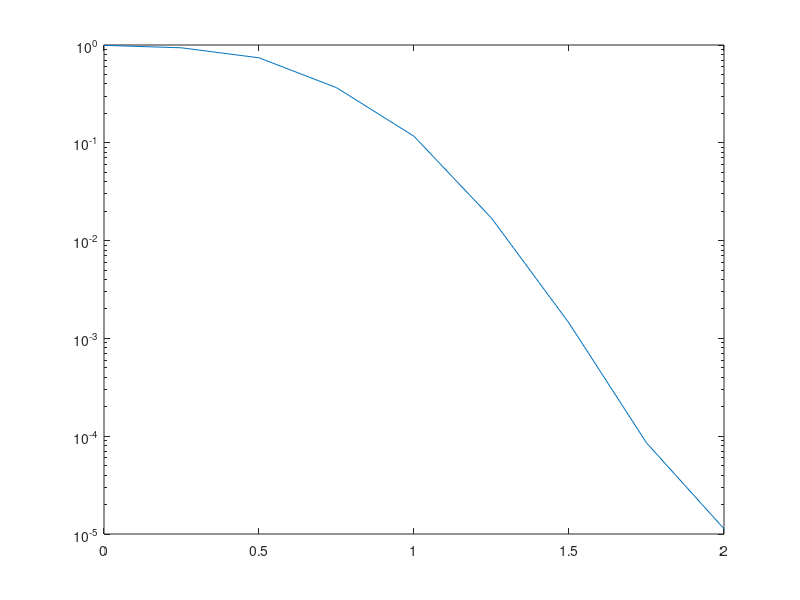

The MATLAB script that drew this image: (Note: this script raises an error after producing the figure.)

% 线型	描述	表示的线条
% "-"	实线	
% 
% "--"	虚线	
% 
% ":"	点线	
% 
% "-."	点划线	
% 
% 标记	描述	生成的标记
% "o"	圆圈	
% 
% "+"	加号	
% 
% "*"	星号	
% 
% "."	点	
% 
% "x"	叉号	
% 
% "_"	水平线条	
% 
% "|"	垂直线条	
% 
% "square"	方形	
% 
% "diamond"	菱形	
% 
% "^"	上三角	
% 
% "v"	下三角	
% 
% ">"	右三角	
% 
% "<"	左三角	
% 
% "pentagram"	五角形	
% 
% "hexagram"	六角形	



% 颜色名称	短名称	RGB 三元组	外观
% "red"	"r"	[1 0 0]	
% Sample of the color red
% 
% "green"	"g"	[0 1 0]	
% Sample of the color green
% 
% "blue"	"b"	[0 0 1]	
% Sample of the color blue
% 
% "cyan"	"c"	[0 1 1]	
% Sample of the color cyan
% 
% "magenta"	"m"	[1 0 1]	
% Sample of the color magenta
% 
% "yellow"	"y"	[1 1 0]	
% Sample of the color yellow
% 
% "black"	"k"	[0 0 0]	
% Sample of the color black
% 
% "white"	"w"	[1 1 1]	
% Sample of the color white




clear;%清楚workspace的变量，防止同名变量干扰
clc;%清楚workspace的命令显示。

width = 7;%设置图宽，这个不用改
height = 7*0.75;%设置图高，这个不用改
fontsize = 18;%设置图中字体大小
linewidth = 2;%设置线宽，一般大小为2，好看些。1是默认大小
markersize = 6;%标记的大小，按照个人喜好设置。


%下面是数据

%第0组数据,没有额外比特
LDPC5GNoExtraBer  = [
0.000000 0.1600611772
0.250000 0.1306803995
0.500000 0.0865661982
0.750000 0.0389888584
1.000000 0.0115016044
1.250000 0.0015711885
1.500000 0.0001291701
1.750000 0.0000063439
2.000000 0.0000004266
];

LDPC5GNoExtraFer = [
0.000000 0.9920634921
0.250000 0.9363295880
0.500000 0.7396449704
0.750000 0.3663003663
1.000000 0.1166861144
1.250000 0.0169877349
1.500000 0.0014351897
1.750000 0.0000855838
2.000000 0.0000113000
];



%第一组数据，第一列是Eb/N0或SNR, 第二列是BER，第三列是WER，下同。
LDPC5GFreeRideExtra1BitExtraBerFer = [...
0.000000  0.0277023658  0.0277023658
0.250000  0.0096264921  0.0096264921
0.500000  0.0023673570  0.0023673570
0.750000  0.0003360000  0.0003360000
1.000000  0.0000250000  0.0000250000
];

 
%The following results correspond to Setup_of_BPSK_AWGN0.txt
LDPC5GFreeRideExtra1BitPayloadBerFer = [...
0.000000 0.1695081791  0.9956230262
0.250000 0.1361787138  0.9467558722
0.500000 0.0902647746  0.7433074818
0.750000 0.0411093734  0.3859320000
1.000000 0.0111053406  0.1133065000
1.500000 0.0001254078  0.0014485000
2.000000 0.0000002755  0.0000090000
];

%第二组数据
%The results correspond to .\Set_up\Setup_of_BlockCodeCRC_BPSK_AWGN0.txt
LDPC5GFreeRideExtra2BitExtraBerFer = [...
0.000000  0.0473476854  0.0703531729
0.250000  0.0179997841  0.0269861831
0.500000  0.0039655110  0.0060634724
0.750000  0.0006277281  0.0009383081
1.000000  0.0000550000  0.0000770000
1.250000  0.0000005000  0.0000010000
];

LDPC5GFreeRideExtra2BitPayloadBerFer = [...
0.000000 0.1838549728  0.9952159842
0.250000 0.1418919170  0.9472420121
0.500000 0.0914873711  0.7425752780
0.750000 0.0412932836  0.3859083010
1.000000 0.0111733911  0.1136940000
1.250000 0.0016257687  0.0175260000
];

%第三组数据
LDPC5GFreeRideExtra4BitExtraBerFer = [...
0.000000  0.0835652443  0.1546072975
0.250000  0.0362813370  0.0696378830
0.500000  0.0097517411  0.0180420741
0.750000  0.0017736432  0.0032189532
];

LDPC5GFreeRideExtra4BitPayloadBerFer = [...
0.000000 0.2104775433  0.9959802103
0.250000 0.1559486711  0.9443593315
0.500000 0.0955580601  0.7428463176
0.750000 0.0423233868  0.3876038112
];


%第4组数据
LDPC5GFreeRideExtra6BitExtraBerFer = [...
0.000000  0.1498462130  0.2883506344
0.250000  0.0699818347  0.1362397820
0.500000  0.0209448138  0.0405383493
0.750000  0.0035813468  0.0068739861
];

LDPC5GFreeRideExtra6BitPayloadBerFer = [...
0.000000 0.2551212274  0.9959630911
0.250000 0.1794964805  0.9467302452
0.500000 0.1042264185  0.7495540782
0.750000 0.0433801151  0.3847851192
];

%第5组数据
LDPC5GFreeRideExtra10BitExtraBerFer = [...
0.000000  0.2763392857  0.5580357143
0.250000  0.1552850737  0.3203074952
0.500000  0.0580246914  0.1143118427
];

LDPC5GFreeRideExtra10BitPayloadBerFer = [...
0.000000 0.3453578404  0.9966517857
0.250000 0.2440819854  0.9500320307
0.500000 0.1308471698  0.7445130316
];


%%========================================================================================
%    开始画图
%%========================================================================================

h = figure(1);
% fig(h, 'units','inches','width',width, 'height', height, 'font','Times New Roman','fontsize',fontsize);%这是用于裁剪figure的。需要把fig.m文件放在一个文件夹中

% ColorSet = [...
%          0         0    1.0000
%          0    0.5000         0
%     1.0000         0         0
%          0    0.7500    0.7500
%     0.7500         0    0.7500
%     0.7500    0.7500         0
%    0.2500    0.2500     0.2500
% ];%颜色集合，这是默认的八种颜色，颜色的数量可以更改
% set(gcf, 'DefaultAxesColorOrder', ColorSet);%设置循环使用的颜色集合

%------------------------------ 0: No Extra ---------------------------
% %纵坐标对数域，如果不需要对数改为plot
% P00 = semilogy(LDPC5GNoExtraBer(:,1), LDPC5GNoExtraBer(:,2)); 
% P00.LineStyle = "--";
% P00.LineWidth=2;
% P00.Color = "b";
% P00.Marker = "pentagram";
% %P00.MarkerEdgeColor="auto"; %标记轮廓颜色，指定为 "auto"、RGB 三元组、十六进制颜色代码、颜色名称或短名称。默认值 "auto" 使用与 Color 属性相同的颜色。
% %P00.MarkerFaceColor="auto"; %标记填充颜色，指定为 "auto"、RGB 三元组、十六进制颜色代码、颜色名称或短名称。"auto" 选项使用与父坐标区的 Color 属性相同的颜色。如果您指定 "auto"，并且坐标区图框不可见，则标记填充颜色为图窗的颜色。
% P00.MarkerSize=8;
% hold on;

%-------------------------------  0: No Extra -------------------------
P01 = semilogy(LDPC5GNoExtraFer(:,1), LDPC5GNoExtraFer(:,2)); 
P01.LineStyle = "--";
P01.LineWidth=3;
P01.Color = "k";
P01.Marker = "*";
P01.MarkerSize=15;
hold on;


%-------------------------------1 Payload -------------------------
P12 = semilogy(LDPC5GFreeRideExtra1BitPayloadBerFer(:,1), LDPC5GFreeRideExtra1BitPayloadBerFer(:,3)); 
P12.LineStyle = "--";
P12.LineWidth=3;
P12.Color = "r";
P12.Marker = "o";
P12.MarkerSize=20;
hold on;


%-------------------------------2 Payload -------------------------
P22 = semilogy(LDPC5GFreeRideExtra2BitPayloadBerFer(:,1), LDPC5GFreeRideExtra2BitPayloadBerFer(:,3)); 
P22.LineStyle = "--";
P22.LineWidth=3;
P22.Color = "g";
P22.Marker = "diamond";
P22.MarkerSize=10;
hold on;




%-------------------------------4 Payload -------------------------
P42 = semilogy(LDPC5GFreeRideExtra4BitPayloadBerFer(:,1), LDPC5GFreeRideExtra4BitPayloadBerFer(:,3)); 
P42.LineStyle = "--";
P42.LineWidth=3;
P42.Color = "#A2142F";
P42.Marker = "v";
P42.MarkerSize=15;
hold on;



%-------------------------------6 Payload -------------------------
P62 = semilogy(LDPC5GFreeRideExtra6BitPayloadBerFer(:,1), LDPC5GFreeRideExtra6BitPayloadBerFer(:,3)); 
P62.LineStyle = "--";
P62.LineWidth=3;
P62.Color = "#0072BD";
P62.Marker = "^";
P62.MarkerSize=15;
hold on;


%-------------------------------10 Payload -------------------------
P102 = semilogy(LDPC5GFreeRideExtra10BitPayloadBerFer(:,1), LDPC5GFreeRideExtra10BitPayloadBerFer(:,3)); 
P102.LineStyle = "--";
P102.LineWidth=3;
P102.Color = "#7E2F8E";
P102.Marker = "square";
P102.MarkerSize=15;
hold on;

%---------------------------------------------------------
hold on;
grid on; 
set(gca,'XMinorGrid','off'); % 关闭X轴的次网格
set(gca,'XGrid','off','LineWidth',0.01); % 关闭X轴的网格


%---------------------------------------------------------
h_legend = legend('Payload data,without extra data', ...
                  'Payload data, ${\ell}$=1', ...
                  'Payload data, ${\ell}$=2', ...
                  'Payload data, ${\ell}$=4',...
                  'Payload data, ${\ell}$=6',...
                  'Payload data, ${\ell}$=10'...
                  );  %图例，与上面的曲线先后对应
set(h_legend,'FontName','Times New Roman','FontSize',22,'FontWeight','normal','Location','SouthWest');
set(h_legend,'Interpreter','latex');


xlabel('SNR(dB)','FontName','Times New Roman','FontSize',28,'FontWeight','normal','Color','k','Interpreter','latex');%横坐标标号
ylabel('WER','FontName','Times New Roman','FontSize',28,'FontWeight','normal','Color','k','Interpreter','latex');%纵坐标标号

% gca表示对axes的设置；  gcf表示对figure的设置
set(gca,'XMinorGrid','off'); % 关闭X轴的次网格
set(gca,'XGrid','off','LineWidth',0.01); % 关闭X轴的网格


set(gca,'gridlinestyle','--','Gridalpha',0.2,'LineWidth',0.01,'Layer','bottom');
set(gcf,'color','white');  % 设置背景是白色的 原先是灰色的 论文里面不好看
%set(get(gca,'Children'),'linewidth',linewidth);   %设置图中线宽
set(gca, 'XTick', 0:0.5:11);  % 设置x坐标轴的刻度
%set(gca, 'YTick',(0:2:32))   % 设置y坐标轴的刻度
set(gca,'linewidth',1);       % 设置坐标轴粗细
set(gca, 'FontSize',36,'FontName','Times New Roman')      % 设置坐标轴的数字大小，包括xlabel/ylabel文字大小.
% set(get(gca,'Children'), 'markersize', markersize);  %设置标记大小
% set(get(gca,'Children'), 'MarkerEdgeColor','b', 'MarkerFaceColor','b');% 设置标记颜色,统一颜色。
axis([0 2.5 1e-6 1]);         % 横纵坐标范围
% set(gca,'position',[0.1, 0.1, 0.8, 0.8] );
% set(gcf,'unit','normalized','position',[0.5,0.5,1.1,1.1]);%figture位置，最下角，宽高

print(figure(1), '-depsc', '/home/jack/文档/中山大学/SemanticFreeRide/Figures/WER_payload.eps');%保存为eps格式的图片color
exportgraphics(figure(1),'/home/jack/文档/中山大学/SemanticFreeRide/Figures/WER_payload.pdf','ContentType','vector')
% saveas(figure(1), '/home/jack/公共的/MATLAB/ComLetter20230303/WER1.pdf','pdf');

 
 

